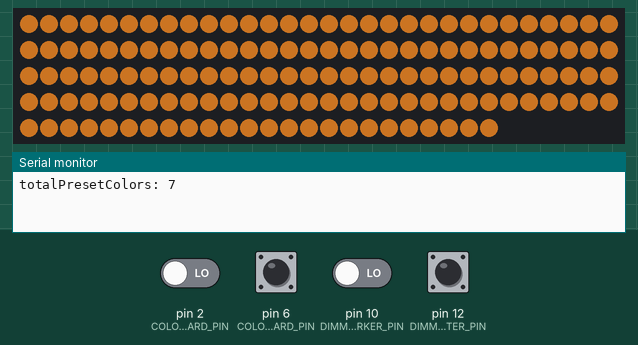
This sketch was run on a simulated Teensy 3. On the bench: 144 RGB LEDs in strip order, left to right, continuing on the next row, the last lines printed to the serial monitor. Inputs (shaded band) come from the test bench; at power-on: pin 2 (COLOR_CHANGE_BACKWARD_PIN), pin 6 (COLOR_CHANGE_FORWARD_PIN), pin 10 (DIMMING_DARKER_PIN), pin 12 (DIMMING_BRIGHTER_PIN) LOW. Dim RGB values are drawn brighter than linear.

Above: at 1.7 s.
1.8 s: pin 6 (COLOR_CHANGE_FORWARD_PIN) driven HIGH
3.3 s: pin 10 (DIMMING_DARKER_PIN) driven HIGH
4.8 s: pin 2 (COLOR_CHANGE_BACKWARD_PIN) driven HIGH
6.3 s: pin 12 (DIMMING_BRIGHTER_PIN) pulled HIGH for 0.15 s
7.9 s: pin 12 (DIMMING_BRIGHTER_PIN) pulled HIGH for 1 s
10.4 s: pin 6 (COLOR_CHANGE_FORWARD_PIN) pulsed LOW 5 times (0.12 s each, 0.3 s apart)
At 11.35 s:
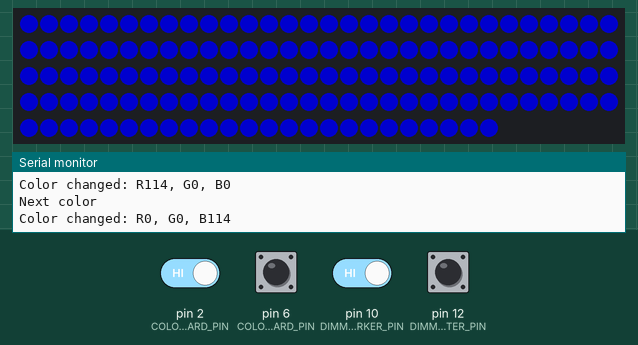
At 12.7 s:
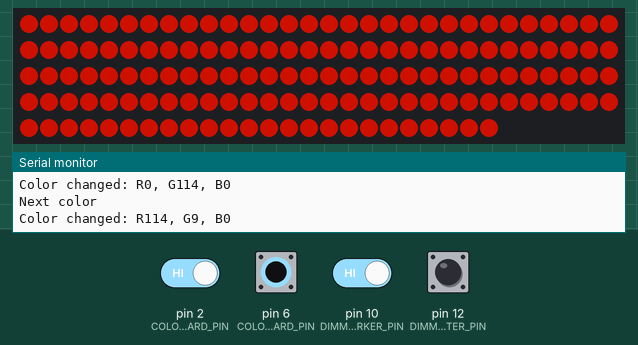
Timing chart, 0 to 14.2 s (numbered marks = the images above; inputs shaded):
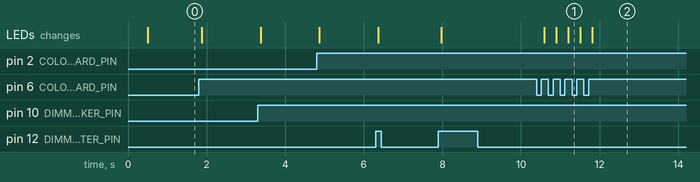

Measured:
- after the input at 10.4 s, the LEDs: first change after 0.19 s (image 1 shows a later state)

The sketch:

LEDControl_teensy.ino
```cpp
#include <arduino.h>
#include <FastLED.h>
#include <stdio.h>

#define NUM_LEDS 144

int loopTime = 10;

CRGB leds[NUM_LEDS];

//Color Change Forward Button
int colorChangeForwardBtnState = LOW;
int colorChangeForwardBtnLastDebounceTime = 0;  // the last time the output pin was toggled
int colorChangeForwardBtnDebounceDelay = 50;
int colorChangeForwardBtnLastState = LOW;
int colorChangeForwardBtnDownPending = 0;
int colorChangeForwardBtnPending = 0;

//Color Change Backward Button
int colorChangeBackwardBtnState = LOW;
int colorChangeBackwardBtnLastDebounceTime = 0;  // the last time the output pin was toggled
int colorChangeBackwardBtnDebounceDelay = 50;
int colorChangeBackwardBtnLastState = LOW;
int colorChangeBackwardBtnDownPending = 0;
int colorChangeBackwardBtnPending = 0;

//Dimming Brighter Button
int dimmingBrighterBtnState = LOW;
int dimmingBrighterBtnLastDebounceTime = 0;  // the last time the output pin was toggled
int dimmingBrighterBtnDebounceDelay = 50;
int dimmingBrighterBtnLastState = LOW;
int dimmingBrighterBtnDownPending = 0;
int dimmingBrighterBtnPending = 0;

//Dimming Darker Button
int dimmingDarkerBtnState = LOW;
int dimmingDarkerBtnLastDebounceTime = 0;  // the last time the output pin was toggled
int dimmingDarkerBtnDebounceDelay = 50;
int dimmingDarkerBtnLastState = LOW;
int dimmingDarkerBtnDownPending = 0;
int dimmingDarkerBtnPending = 0;

#define COLOR_CHANGE_BACKWARD_PIN 2
#define COLOR_CHANGE_FORWARD_PIN 6
#define LED_CONTROL_PIN 17
#define DIMMING_DARKER_PIN 10
#define DIMMING_BRIGHTER_PIN 12

int outputValue = 0;
CRGB presetColors[] = {CRGB(255, 147, 44), CRGB(255, 161, 72), CRGB(255, 0, 0), CRGB(0, 0, 255), CRGB(0, 255, 0), CRGB(255, 20, 0), CRGB(255, 0, 255)};
// Strangely the color code set here doen't correspons actual color
// It seems R->G / G->R / B->B

int totalPresetColors = (sizeof(presetColors)/sizeof(CRGB));
int selectedColorIndex = 0;
double brightness = 0.42;
double brightnessStep = 0.03;
double maxBrightness = 0.6;

void setup() {
  delay(500); // sanity delay

  pinMode(COLOR_CHANGE_BACKWARD_PIN, INPUT);
  pinMode(COLOR_CHANGE_FORWARD_PIN, INPUT);
  pinMode(DIMMING_DARKER_PIN, INPUT);
  pinMode(DIMMING_BRIGHTER_PIN, INPUT);
  pinMode(LED_CONTROL_PIN, OUTPUT);

  FastLED.addLeds<WS2812, LED_CONTROL_PIN, GRB>(leds, NUM_LEDS);
  Serial.begin(9600);
  char buffer[50];
  sprintf(buffer, "totalPresetColors: %d", totalPresetColors);
  Serial.println(buffer);
  // Set initial color
  CRGB selectedColor = getColor(presetColors[selectedColorIndex], brightness);
  setLEDColor(leds, NUM_LEDS, selectedColor);

 // wait up to 3 seconds for the Serial device to become available
  long unsigned debug_start = millis ();
  while (!Serial && ((millis () - debug_start) <= 3000))
    ;
}


void setLEDColor(CRGB *leds, int numLEDs, CRGB color) {
  for (int i = 0; i < numLEDs; i++) {
    leds[i] = color;
  }
}
// void powerUpBlade(){
//   isAnimating = 1;
//   bladeState = 1;
//   bladeStateReal = 1;
//   Serial.println("Turn on blade");
//   bladeOn = 1;
// }

// void powerDownBlade(){
//  //animate DOWN
//  bladeState = 3;
//  bladeStateReal = 3;
//  fadeStep = NUM_LEDS;
//  isAnimating = 1;
//  Serial.println("Turn off blade");
//  bladeOn = 0;
// }

// void bladeIsAnimatingUp(){
//   Serial.println("bladeIsAnimatingUp");
//   int midpoint = NUM_LEDS/2;
//   int newSection = fadeStep+fadeStepSize;
//   for( int j = fadeStep; j < newSection; j++) {
//     leds[j] = selectedColor;
//     leds[NUM_LEDS - 1 - j] =  selectedColor;
//   }
//   fadeStep = newSection;

//   if (fadeStep >= midpoint+fadeStepSize){
//     fadeStep = NUM_LEDS;
//     isAnimating=0;
//     bladeState = 2;
//     bladeStateReal = 2;
//     Serial.println("blade up complete");
//   }
//   Serial.println(bladeStateReal);
// }

// void bladeIsAnimatingDown(){
//   Serial.println("bladeIsAnimatingDown");
//   int midpoint = NUM_LEDS/2;
//   int newSection = fadeStep-fadeStepSize;
//   for( int j = fadeStep; j > newSection; j--) {
//     if (j - midpoint - 1 >= 0) {
//       leds[j - midpoint - 1] = CRGB(0,0,0);
//     }
//     if (midpoint - j < 0) {
//       leds[midpoint + NUM_LEDS - j] = CRGB(0,0,0);
//     }
//   }
//   fadeStep = newSection;

//   if (fadeStep <=midpoint-fadeStepSize){
//       fadeStep = 0;
//       isAnimating=0;
//       bladeStateReal =0;
//       bladeState = 0;
//       Serial.println("balde down complete");
//   }
// }


void checkButtonDebounceDelayAndChangeState(
  int reading, int *lastBtnState, int *lastDebounceTime,
  int debounceDelay, int *btnState, void (*callback)()){
  /**
   * Check if the push button is definitely pressed for the given period of time.
   * If so, change the state and call callback function
   */
  // Serial.println(debounceDelay);
  char buffer[100];
  if (reading == HIGH) {
    // Serial.println("Button pressed");
  }
  if (reading != *lastBtnState) {
    // reset the debouncing timer
    *lastDebounceTime = millis();
    // sprintf(buffer, "Start debouncing counter: %d", *lastDebounceTime);
    // Serial.println(buffer);
  }
  // Serial.println(debounceDelay);

  if ((millis() - *lastDebounceTime) > debounceDelay) {
    if (reading != *btnState) {
      // sprintf(buffer, "Switchching the state to %d", reading);
      // Serial.println(buffer);
      *btnState = reading;
      if (*btnState == HIGH) {
        (*callback)();
      }
    }
  }
  // Serial.println(debounceDelay);
  // save the reading. Next time through the loop, it wil be the lastState
  *lastBtnState = reading;
  // sprintf(buffer, "reading: %d\tlast state: %d\tstate: %d", reading, *lastBtnState, *btnState);
  // Serial.println(buffer);
  // sprintf(buffer, "Last debounce time: %d\ttime now: %d\tDebounce delay: %d",
  //   *lastDebounceTime, millis(), debounceDelay);
  // Serial.println(buffer);
}


void loop(){

  //handle color change backward button
  int reading = digitalRead(COLOR_CHANGE_BACKWARD_PIN);
  checkButtonDebounceDelayAndChangeState(
    reading, &colorChangeBackwardBtnLastState, &colorChangeBackwardBtnLastDebounceTime,
    colorChangeBackwardBtnDebounceDelay, &colorChangeBackwardBtnState, previousColor);

  //handle color change forward button
  reading = digitalRead(COLOR_CHANGE_FORWARD_PIN);
  checkButtonDebounceDelayAndChangeState(
    reading, &colorChangeForwardBtnLastState, &colorChangeForwardBtnLastDebounceTime,
    colorChangeForwardBtnDebounceDelay, &colorChangeForwardBtnState, nextColor);

  //handle brightness change darker button
  reading = digitalRead(DIMMING_DARKER_PIN);
  checkButtonDebounceDelayAndChangeState(
    reading, &dimmingDarkerBtnLastState, &dimmingDarkerBtnLastDebounceTime,
    dimmingDarkerBtnDebounceDelay, &dimmingDarkerBtnState, darker);

  //handle brightness change brighter button
  reading = digitalRead(DIMMING_BRIGHTER_PIN);
  checkButtonDebounceDelayAndChangeState(
    reading, &dimmingBrighterBtnLastState, &dimmingBrighterBtnLastDebounceTime,
    dimmingBrighterBtnDebounceDelay, &dimmingBrighterBtnState, brighter);

  // digitalWrite(LED_CONTROL_PIN, HIGH);  // enable access to LEDs
  FastLED.show();                     // Refresh strip
  // digitalWrite(LED_CONTROL_PIN, LOW);

  delay(loopTime);
}

void nextColor(){
  Serial.println("Next color");
  selectedColorIndex++;
  if(selectedColorIndex >= totalPresetColors){
    selectedColorIndex = totalPresetColors - 1;
  }
  CRGB color = getColor(presetColors[selectedColorIndex], brightness);
  printColor(color);
  setLEDColor(leds, NUM_LEDS, color);
}

void previousColor(){
  Serial.println("Previous color");
  selectedColorIndex--;
  if(selectedColorIndex < 0){
    selectedColorIndex = 0;
  }
  CRGB color = getColor(presetColors[selectedColorIndex], brightness);
  printColor(color);
  setLEDColor(leds, NUM_LEDS, color);
}

void darker(){
  Serial.println("Darker");
  brightness = brightness - brightnessStep;
  if(brightness < 0){
    brightness = 0;
  }
  CRGB color = getColor(presetColors[selectedColorIndex], brightness);
  printColor(color);
  setLEDColor(leds, NUM_LEDS, color);
}

void brighter(){
  Serial.println("Brighter");
  brightness = brightness + brightnessStep;
  if(brightness > maxBrightness){
    brightness = maxBrightness;
  }
  CRGB color = getColor(presetColors[selectedColorIndex], brightness);
  printColor(color);
  setLEDColor(leds, NUM_LEDS, color);
}

CRGB getColor(CRGB presetColor, double brightness) {
  CRGB color = CRGB(0, 0, 0);
  color.r = (uint8_t) presetColor.r * brightness;
  color.g = (uint8_t) presetColor.g * brightness;
  color.b = (uint8_t) presetColor.b * brightness;
  return color;
}

void printColor(CRGB color) {
  char buffer[100];
  sprintf(buffer, "Color changed: R%d, G%d, B%d", color.red, color.green, color.blue);
  Serial.println(buffer);
}
```
